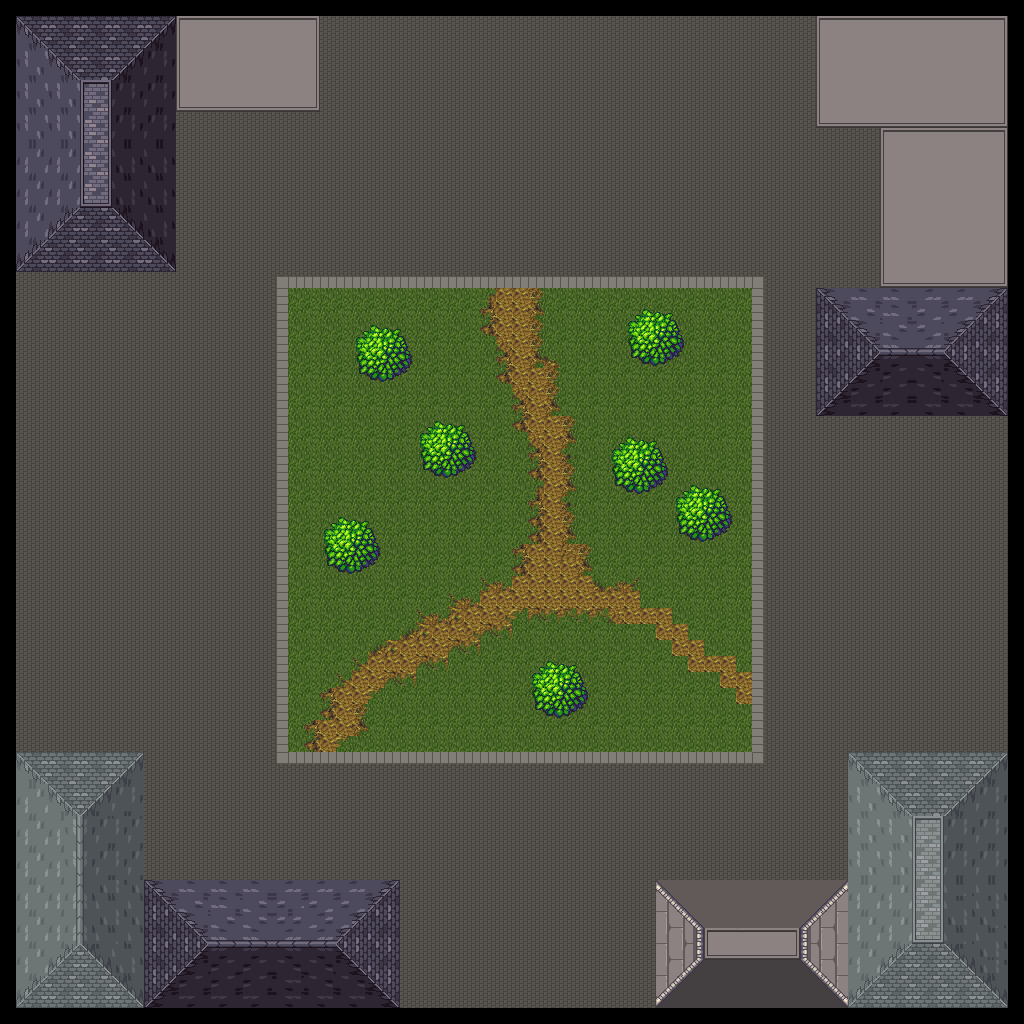

Rendered tile map (Tiled .tmx) drawn with the repository's tilesets; below, a short description and the map source with its tile grids summarised:
An orthogonal 64x64 tile map with 16x16 px tiles, 2 tile layers (Background, Foreground), 4 tilesets and 20 objects.

<map version="1.2" tiledversion="1.2.1" orientation="orthogonal" renderorder="right-down" width="64" height="64" tilewidth="16" tileheight="16" infinite="0" nextlayerid="4" nextobjectid="29">
 <tileset firstgid="1" source="dungeon tileset calciumtrice.tsx" />
 <tileset firstgid="1051" source="Sidewalk_dark.tsx" />
 <tileset firstgid="1115" source="wood_tileset_3.tsx" />
 <tileset firstgid="2139" source="build_atlas.tsx" />
 <layer id="1" name="Background" width="64" height="64">
  <data>[4096 cells, 3890 non-empty, 63 distinct tile ids]</data>
 </layer>
 <layer id="2" name="Foreground" width="64" height="64">
  <data>[4096 cells, 1350 non-empty, 137 distinct tile ids]</data>
 </layer>
 <objectgroup id="3" name="collisionLayer">
  <object id="1" x="15" y="14" width="160" height="257" />
  <object id="3" x="174" y="12" width="143" height="97" />
  <object id="4" x="818" y="15" width="188" height="113" />
  <object id="5" x="881" y="127" width="125" height="158" />
  <object id="6" x="816" y="287" width="191" height="128" />
  <object id="7" x="16" y="752" width="127" height="255" />
  <object id="8" x="142" y="878" width="257" height="129" />
  <object id="9" x="655" y="880" width="193" height="127" />
  <object id="10" x="849" y="753" width="159" height="253" />
  <object id="11" x="-1" y="1" width="17" height="1023" />
  <object id="12" x="16" y="1008" width="1009" height="16" />
  <object id="13" x="1006" y="0" width="19" height="1024" />
  <object id="14" x="-3" y="0" width="1009" height="14" />
  <object id="22" x="360" y="330" width="47" height="47" />
  <object id="23" x="632.5" y="314.5" width="47" height="47" />
  <object id="24" x="616.5" y="442.5" width="47" height="47" />
  <object id="25" x="678.5" y="490.5" width="47" height="47" />
  <object id="26" x="535.5" y="668.5" width="47" height="47" />
  <object id="27" x="424.5" y="426.5" width="47" height="47" />
  <object id="28" x="328.5" y="522.5" width="47" height="47" />
 </objectgroup>
</map>
